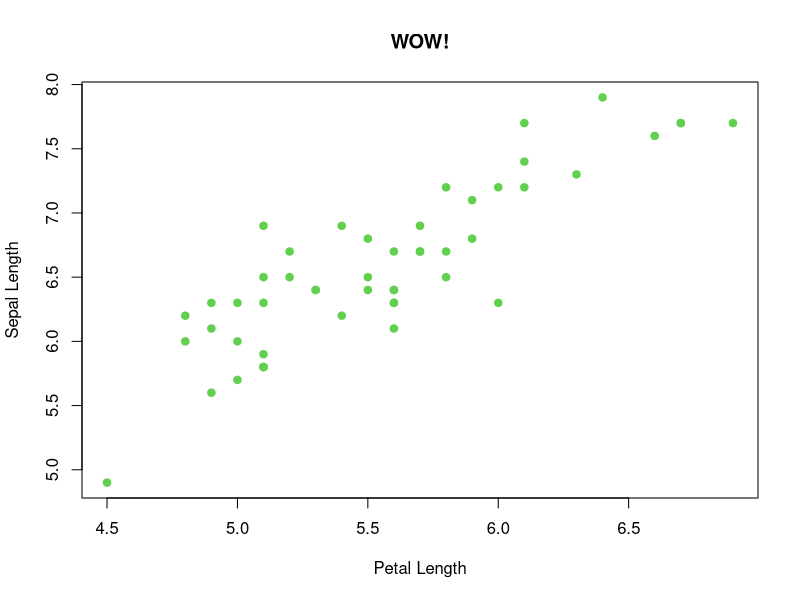
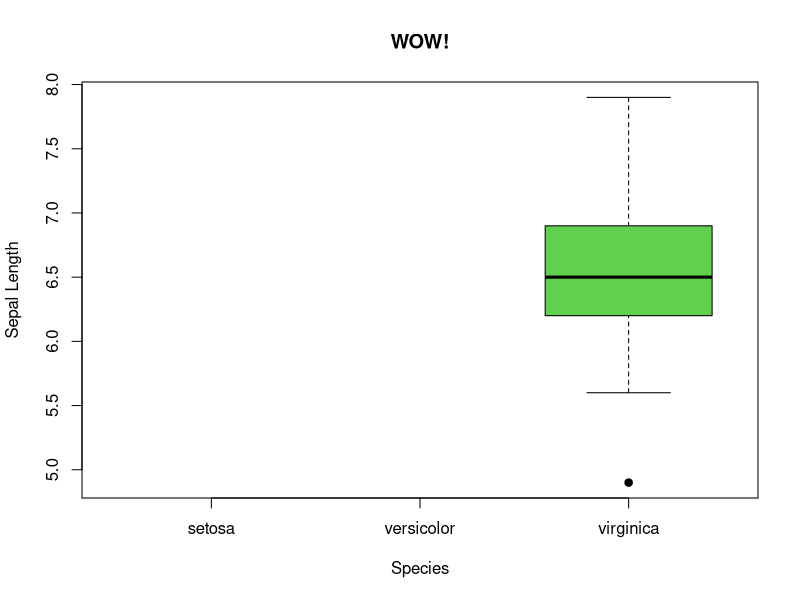
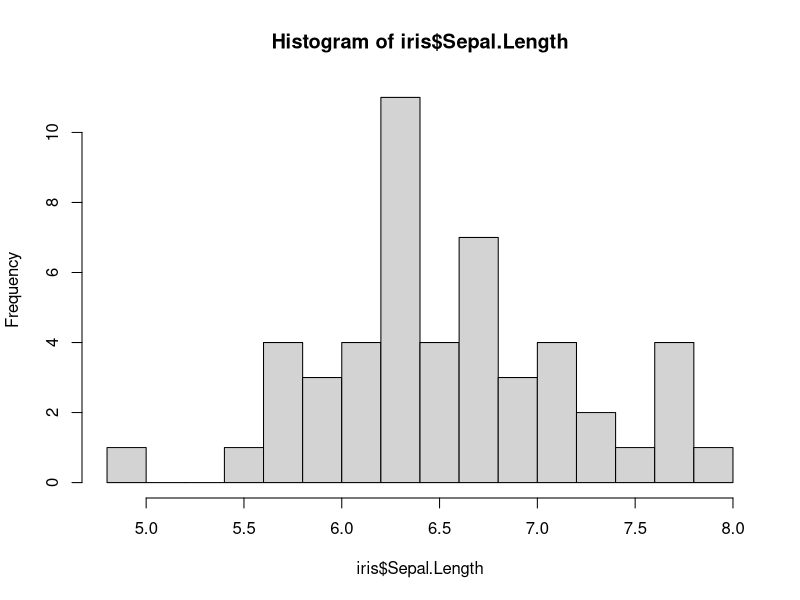
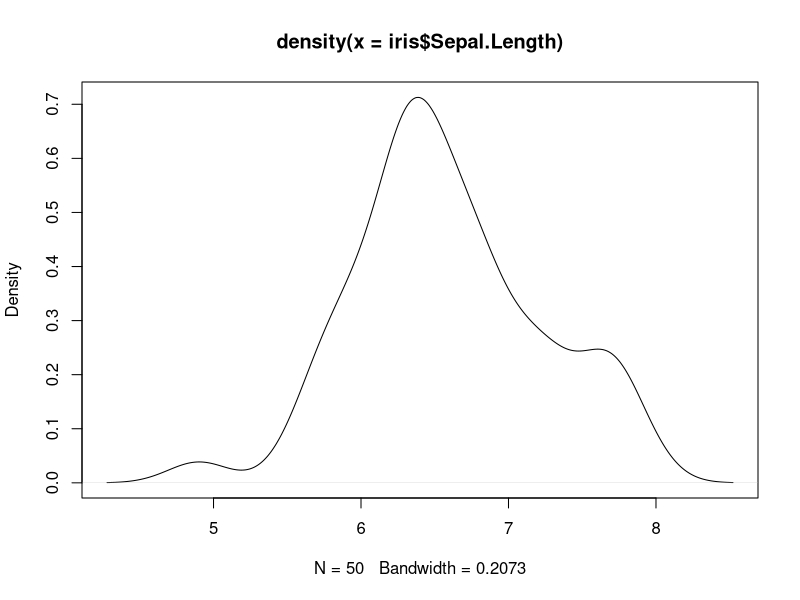
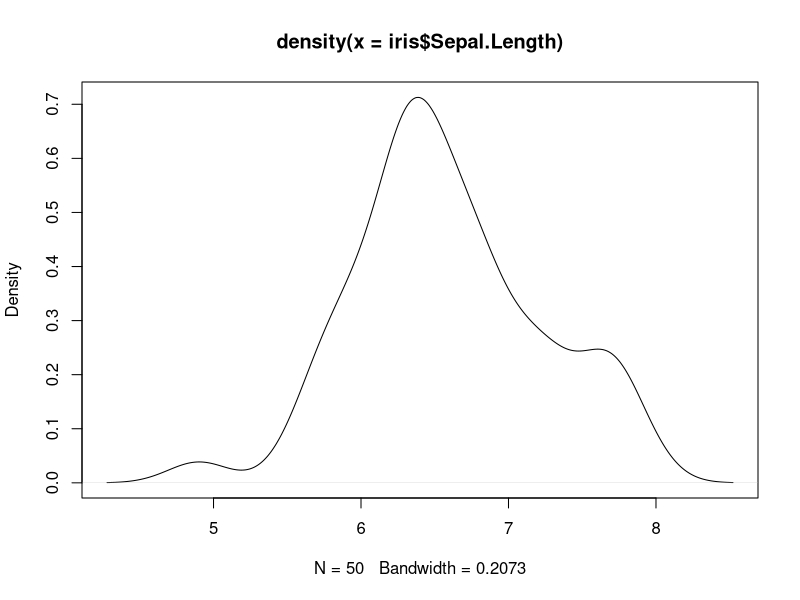

The R script that drew these images, in order:
library(tidyverse)

#load some data
data("iris")

#subset
iris <- iris %>% filter(Species == "virginica")

glimpse(iris)
#plot x = petal length, y= iris
#pch- changes point character, col-changes color of circles, x.ylab- labels x and y axis
plot(x=iris$Petal.Length,y=iris$Sepal.Length,col=iris$Species, pch=19, main= "WOW!",
     ylab="Sepal Length",xlab="Petal Length")

summary(iris)

plot(x=iris$Species,y=iris$Sepal.Length,col=iris$Species, pch=19, main= "WOW!",
     ylab="Sepal Length",xlab="Species")

#breaks- changes the qauntity included in a 
hist(iris$Sepal.Length,breaks =20)

plot(density(iris$Sepal.Length))
#how to save a plot
jpeg("densityplot.jpeg")
plot(density(iris$Sepal.Length))
dev.off()

